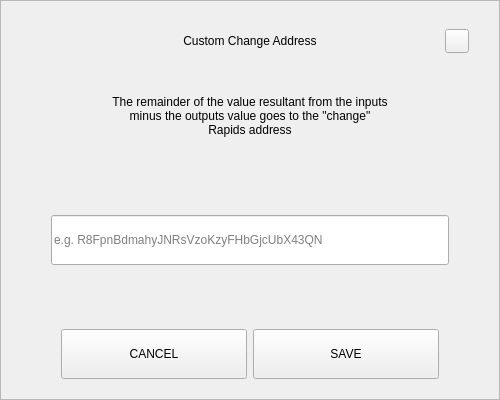
<?xml version="1.0" encoding="UTF-8"?>
<ui version="4.0">
 <class>SendChangeAddressDialog</class>
 <widget class="QDialog" name="SendChangeAddressDialog">
  <property name="geometry">
   <rect>
    <x>0</x>
    <y>0</y>
    <width>500</width>
    <height>400</height>
   </rect>
  </property>
  <property name="windowTitle">
   <string>Dialog</string>
  </property>
  <layout class="QVBoxLayout" name="verticalLayout">
   <property name="spacing">
    <number>0</number>
   </property>
   <property name="leftMargin">
    <number>0</number>
   </property>
   <property name="topMargin">
    <number>0</number>
   </property>
   <property name="rightMargin">
    <number>0</number>
   </property>
   <property name="bottomMargin">
    <number>0</number>
   </property>
   <item>
    <widget class="QFrame" name="frame">
     <property name="styleSheet">
      <string notr="true"/>
     </property>
     <property name="frameShape">
      <enum>QFrame::StyledPanel</enum>
     </property>
     <property name="frameShadow">
      <enum>QFrame::Raised</enum>
     </property>
     <layout class="QVBoxLayout" name="verticalLayout_2" stretch="0,0,0,0,0,0,0">
      <property name="spacing">
       <number>0</number>
      </property>
      <property name="leftMargin">
       <number>30</number>
      </property>
      <property name="topMargin">
       <number>20</number>
      </property>
      <property name="rightMargin">
       <number>30</number>
      </property>
      <property name="bottomMargin">
       <number>20</number>
      </property>
      <item>
       <layout class="QHBoxLayout" name="horizontalLayout_3">
        <property name="spacing">
         <number>0</number>
        </property>
        <item>
         <spacer name="horizontalSpacer_2">
          <property name="orientation">
           <enum>Qt::Horizontal</enum>
          </property>
          <property name="sizeHint" stdset="0">
           <size>
            <width>40</width>
            <height>20</height>
           </size>
          </property>
         </spacer>
        </item>
        <item>
         <widget class="QLabel" name="labelTitle">
          <property name="minimumSize">
           <size>
            <width>0</width>
            <height>40</height>
           </size>
          </property>
          <property name="maximumSize">
           <size>
            <width>16777215</width>
            <height>40</height>
           </size>
          </property>
          <property name="styleSheet">
           <string notr="true">padding-left:24px;</string>
          </property>
          <property name="text">
           <string>Custom Change Address</string>
          </property>
          <property name="alignment">
           <set>Qt::AlignCenter</set>
          </property>
          <property name="margin">
           <number>7</number>
          </property>
         </widget>
        </item>
        <item>
         <spacer name="horizontalSpacer">
          <property name="orientation">
           <enum>Qt::Horizontal</enum>
          </property>
          <property name="sizeHint" stdset="0">
           <size>
            <width>40</width>
            <height>20</height>
           </size>
          </property>
         </spacer>
        </item>
        <item>
         <widget class="QPushButton" name="btnEsc">
          <property name="minimumSize">
           <size>
            <width>24</width>
            <height>24</height>
           </size>
          </property>
          <property name="maximumSize">
           <size>
            <width>24</width>
            <height>24</height>
           </size>
          </property>
          <property name="focusPolicy">
           <enum>Qt::NoFocus</enum>
          </property>
          <property name="text">
           <string/>
          </property>
         </widget>
        </item>
       </layout>
      </item>
      <item>
       <spacer name="verticalSpacer_2">
        <property name="orientation">
         <enum>Qt::Vertical</enum>
        </property>
        <property name="sizeType">
         <enum>QSizePolicy::Fixed</enum>
        </property>
        <property name="sizeHint" stdset="0">
         <size>
          <width>20</width>
          <height>20</height>
         </size>
        </property>
       </spacer>
      </item>
      <item alignment="Qt::AlignHCenter">
       <widget class="QLabel" name="labelMessage">
        <property name="minimumSize">
         <size>
          <width>0</width>
          <height>70</height>
         </size>
        </property>
        <property name="text">
         <string>The remainder of the value resultant from the inputs minus the outputs value goes to the &quot;change&quot; Rapids address</string>
        </property>
        <property name="alignment">
         <set>Qt::AlignCenter</set>
        </property>
        <property name="wordWrap">
         <bool>true</bool>
        </property>
       </widget>
      </item>
      <item>
       <spacer name="verticalSpacer_3">
        <property name="orientation">
         <enum>Qt::Vertical</enum>
        </property>
        <property name="sizeHint" stdset="0">
         <size>
          <width>20</width>
          <height>40</height>
         </size>
        </property>
       </spacer>
      </item>
      <item>
       <layout class="QHBoxLayout" name="horizontalLayout_2">
        <property name="spacing">
         <number>0</number>
        </property>
        <property name="leftMargin">
         <number>20</number>
        </property>
        <property name="rightMargin">
         <number>20</number>
        </property>
        <item>
         <widget class="QLineEdit" name="lineEditAddress">
          <property name="minimumSize">
           <size>
            <width>0</width>
            <height>50</height>
           </size>
          </property>
          <property name="placeholderText">
           <string notr="true">e.g. R8FpnBdmahyJNRsVzoKzyFHbGjcUbX43QN</string>
          </property>
         </widget>
        </item>
       </layout>
      </item>
      <item>
       <spacer name="verticalSpacer">
        <property name="orientation">
         <enum>Qt::Vertical</enum>
        </property>
        <property name="sizeHint" stdset="0">
         <size>
          <width>20</width>
          <height>40</height>
         </size>
        </property>
       </spacer>
      </item>
      <item>
       <layout class="QHBoxLayout" name="horizontalLayout" stretch="2,2">
        <property name="spacing">
         <number>6</number>
        </property>
        <property name="leftMargin">
         <number>30</number>
        </property>
        <property name="rightMargin">
         <number>30</number>
        </property>
        <item>
         <widget class="QPushButton" name="btnCancel">
          <property name="minimumSize">
           <size>
            <width>180</width>
            <height>50</height>
           </size>
          </property>
          <property name="focusPolicy">
           <enum>Qt::NoFocus</enum>
          </property>
          <property name="text">
           <string>CANCEL</string>
          </property>
         </widget>
        </item>
        <item>
         <widget class="QPushButton" name="btnSave">
          <property name="minimumSize">
           <size>
            <width>180</width>
            <height>50</height>
           </size>
          </property>
          <property name="focusPolicy">
           <enum>Qt::NoFocus</enum>
          </property>
          <property name="text">
           <string>SAVE</string>
          </property>
         </widget>
        </item>
       </layout>
      </item>
     </layout>
    </widget>
   </item>
  </layout>
 </widget>
 <resources/>
 <connections/>
</ui>
